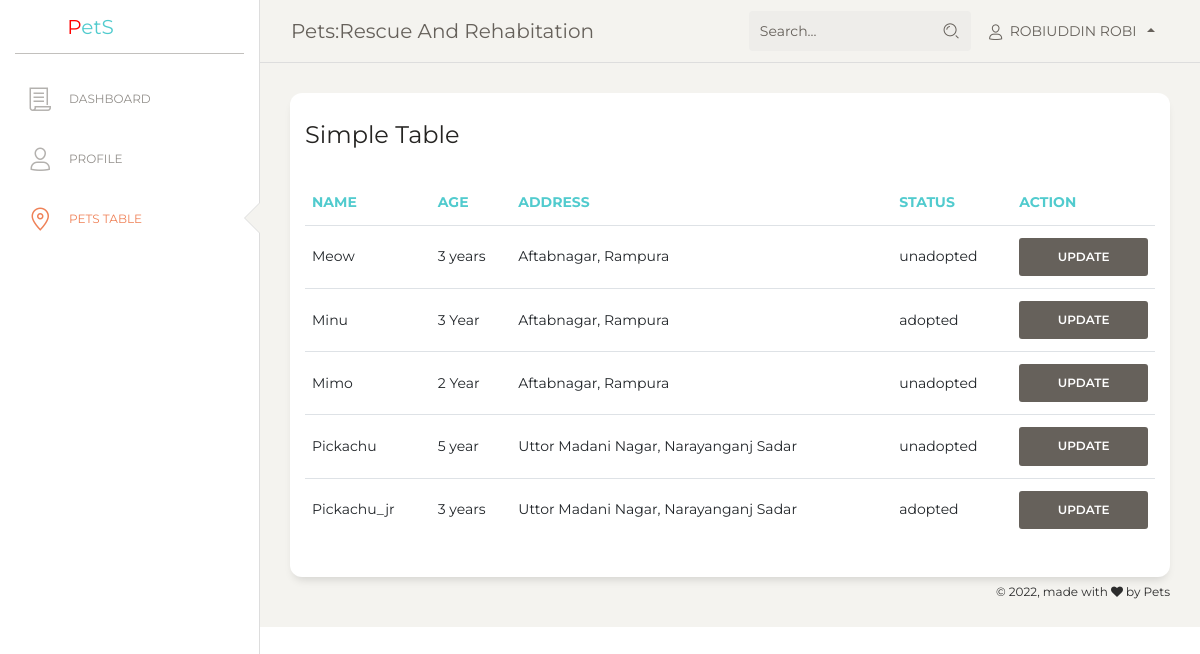
/admin/pets.php (signed in), run on the app's committed database.
### tables this page shows
CREATE TABLE `pet_info` (
  `id` int(11) NOT NULL,
  `pet_name` varchar(30) DEFAULT NULL,
  `pet_age` varchar(10) DEFAULT NULL,
  `pet_photo` varchar(300) DEFAULT NULL,
  `pet_gender` varchar(10) DEFAULT NULL,
  `pet_type` varchar(20) DEFAULT NULL,
  `pet_owner` varchar(30) DEFAULT NULL,
  `contact_no` varchar(15) DEFAULT NULL,
  `address` varchar(200) DEFAULT NULL,
  `medical_condition` varchar(300) DEFAULT NULL,
  `adoption_status` varchar(20) DEFAULT 'unadopted'
);

### admin/pets.php (the view, shortened to what this page needs)
<?php
include "includes/header.php";
include "../adoption/config.php";
$sql = 'SELECT * FROM pet_info';
$result = mysqli_query($conn,$sql);
?>
<body class="">
    <div class="wrapper ">
        <div class="sidebar" data-color="white" data-active-color="danger">
            <div class="logo">
                <a href="https://www.creative-tim.com" class="simple-text logo-mini">
                </a>
                <a class="navbar-brand" href="../index.php" rel="tooltip" title="Rescue and Rehabitation"
                    data-placement="bottom" target="_blank">
                    <span class="pt-3 mt-n5" style="color: red;">P</span>etS
                </a>
            </div>
            <div class="sidebar-wrapper">
                <ul class="nav">
                    <li>
                        <a href="javascript:;">
                            <i class="nc-icon nc-paper"></i>
                            <p>Dashboard</p>
                        </a>
                    </li>
                    <li>
                        <a href="profile.php">
                            <i class="nc-icon nc-single-02"></i>
                            <p>Profile</p>
                        </a>
                    </li>
                    <li class="active ">
                        <a href="javascript:;">
                            <i class="nc-icon nc-pin-3"></i>
                            <p>Pets Table</p>
                        </a>
                    </li>
                </ul>
            </div>
        </div>
        <div class="main-panel">
            <nav class="navbar navbar-expand-lg navbar-absolute fixed-top navbar-transparent">
                <div class="container-fluid">
                    <div class="navbar-wrapper">
                        <a class="navbar-brand" href="javascript:;">Pets:Rescue and Rehabitation</a>
                    </div>
                    <div class="collapse navbar-collapse justify-content-end" id="navigation">
                        <form>
                            <div class="input-group no-border">
                                <input type="text" value="" class="form-control" placeholder="Search...">
                                <div class="input-group-append">
                                    <div class="input-group-text">
                                        <i class="nc-icon nc-zoom-split"></i>
                                    </div>
                                </div>
                            </div>
                        </form>
                        <ul class="navbar-nav">
                            <li class="nav-item btn-rotate dropdown">
                                <a class="nav-link dropdown-toggle" href="#" id="navbarDropdownMenuLink"
                                    data-toggle="dropdown" aria-haspopup="true" aria-expanded="true">
                                    <i class="nc-icon nc-single-02"></i>
                                    <?php echo $_SESSION['name']; ?>
                                </a>
                            </li>
                        </ul>
                    </div>
                </div>
            </nav>
            <div class="content">
                <div class="row">
                    <div class="col-md-12">
                        <div class="card">
                            <div class="card-header">
                                <h4 class="card-title"> Simple Table</h4>
                            </div>
                            <div class="card-body">
                                <div class="table-responsive">
                                    <table class="table">
                                        <thead class=" text-primary">
                                            <th>
                                                Name
                                            </th>
                                            <th>
                                                Age
                                            </th>
                                            <th>
                                                Address
                                            </th>
                                            <th>
                                                Status
                                            </th>
                                            <th>
                                                Action
                                            </th>
                                        </thead>
                                        <tbody>
                                            <?php while($pet = mysqli_fetch_assoc($result)){?>
                                            <tr>
                                                <td>
                                                    <?php echo $pet['pet_name']; ?>
                                                </td>
                                                <td>
                                                    <?php echo $pet['pet_age']; ?>
                                                </td>
                                                <td>
                                                    <?php echo $pet['address']; ?>
                                                </td>
                                                <td>
                                                    <?php echo $pet['adoption_status']; ?>
                                                </td>
                                                <td>
                                                    <a href="update_pets.php?id=<?php echo $pet['id'];?>" class="btn btn-secondary btn-block"> Update </a>
                                            </tr>
                                            <?php } ?>
                                        </tbody>
                                    </table>
                                </div>
                            </div>
                        </div>
                    </div>
                </div>
            </div>
            <?php include "includes/footer.php"; ?>

### data on the page
pet_info: pet_name "Meow", pet_age "3 years", address "Aftabnagar, Rampura", adoption_status "unadopted"
pet_info: pet_name "Minu", pet_age "3 Year", address "Aftabnagar, Rampura", adoption_status "adopted"
pet_info: pet_name "Mimo", pet_age "2 Year", address "Aftabnagar, Rampura", adoption_status "unadopted"
pet_info: pet_name "Pickachu", pet_age "5 year", address "Uttor Madani Nagar, Narayanganj Sadar", adoption_status "unadopted"
pet_info: pet_name "Pickachu_jr", pet_age "3 years", address "Uttor Madani Nagar, Narayanganj Sadar", adoption_status "adopted"

### other printed values
$_SESSION['name'] "ROBIUDDIN ROBI"
